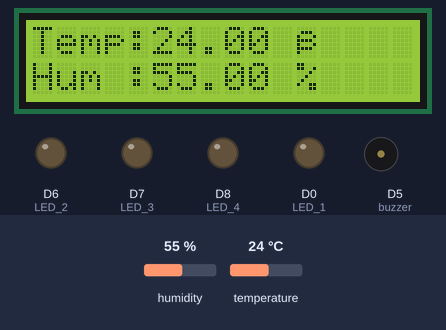
Recording of a sketch running on a simulated ESP8266 (Wemos D1 mini). Parts: 16×2 character LCD, output pins drawn as LEDs (lit = HIGH), buzzer (waves = sounding, pin HIGH). The test bench sets the inputs (shaded band); at power-on: temperature 24 °C, humidity 55 %. WiFi joins after 1.5 s; servers stay silent unless stated; what the sketch prints to the serial monitor is not drawn.

Above: at 13.7 s.
13.8 s: temperature set to 32 °C
At 17.3 s:
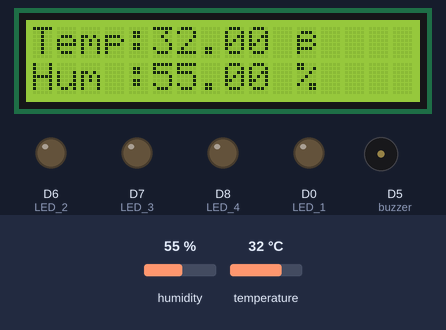
17.6 s: temperature set to 35 °C
At 18.5 s:
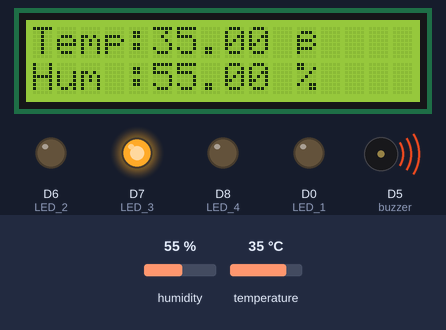
23.6 s: humidity set to 22 %
At 27.3 s:
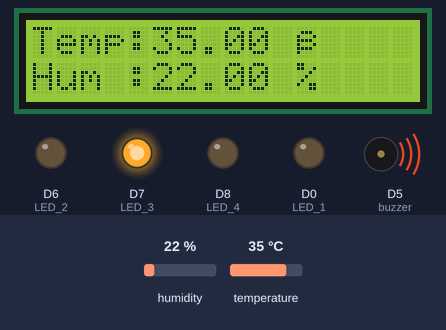
29.7 s: humidity set to 40 %
At 31.0 s:
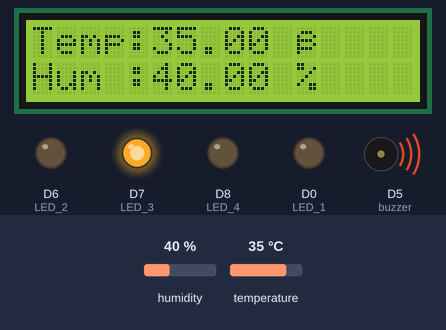
Timing chart, 0 to 34.7 s (numbered marks = the images above; inputs shaded):
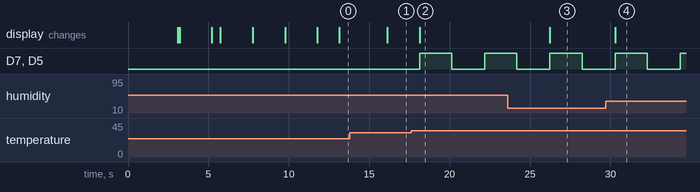

Measured:
- the behaviour switches between 33 and 34 °C on temperature (found by bisection; images 1 and 2)
- after the input at 13.8 s, the display: changes after 2.3 s (image 1)
- after the input at 17.6 s, D7 (LED_3), D5 (buzzer): LOW → HIGH after 0.53 s, → LOW 2.0 s later, → HIGH 2.1 s later; the display: changes after 0.53 s (image 2)
- after the input at 23.6 s, the display: changes after 2.6 s (image 3)
- after the input at 29.7 s, the display: changes after 0.59 s (image 4)

The sketch:

Temperature_Logging.ino
```cpp
/*
# File Name      : Smart Temp Room Detection
# Customer       : -
# Judul Research : Deteksi Suhu cerdas pada ruangan
                   Built-in ESP 8266 Wifi berbasis IOT Blynk 2.0

# Deskripsi      : Perangkat Elektronika yang digunakan
                   untuk memonitoring suhu ruangan
                   secara realtime terhubung ke internet dengan media
                   yang dapat di akses melalui andriod smartpgone melalui
                   aplikasi Blynk Iot (verse. 2.0).

# Maker by       : Kelompok - 3 Komunikasi & jaringan IOT
# Start Created  : 11 November 2023
# Last Update    : 14 November 2023
# Revisi         : 0
# Version        : Prototype
# IoT Platform   : Blynk Iot v2.0

# Software Requirement
      - Arduino IDE v1.8.19
# Library
      - Blynk
      - Arduino Json
      - LCD i2C
      - DHT Library
# Hardware Requirement
      - Main Core : Esp-8266  Built-in WiFi
      - Input     : Sensor DHT 11
      - Output    : Relay (High trigger), Buzzer, Led
      - Aksesoris : -

# Catatan :
 */

#define BLYNK_FIRMWARE_VERSION        "1.0"
#define BLYNK_TEMPLATE_ID "TMPL6zCfWEKjS"
#define BLYNK_DEVICE_NAME "Monitoring Suhu"
#define BLYNK_AUTH_TOKEN "yS5_MCTYrBmInLDn2N3GniOG8CdvG4IQ"
#define BLYNK_PRINT Serial
#include <ESP8266WiFi.h>
#include <BlynkSimpleEsp8266.h>
#include <Wire.h>

#define APP_DEBUG
//#define USE_WEMOS_D1_MINI
#include <Wire.h>
#include <LiquidCrystal_I2C.h>
#include <DHT.h>

LiquidCrystal_I2C lcd(0x27, 16, 2); // set the LCD address to 0x27 for a 16 chars and 2 line display

char auth[] = BLYNK_AUTH_TOKEN;
char ssid[] = "tselhome";  // type your wifi name
char pass[] = "merdeka1";  // type your wifi password

const int pot = A0;
int buzzer = D5;
int LED_1 = D0;
int LED_2 = D6;
int LED_3 = D7;
int LED_4 = D8;

#define DHTPIN D3          // Mention the digital pin where you connected
#define DHTTYPE DHT11     // DHT 11
DHT dht(DHTPIN, DHTTYPE);
BlynkTimer timer;

// Inisialisasi Port Virtual Blynk
#define BLYNK_SENSOR_TEMP    V0
#define BLYNK_SENSOR_HUM     V1
#define BLYNK_LED1           V2
#define BLYNK_LED2           V3


void deteksi_sensor(){
  float h = dht.readHumidity();
  float t = dht.readTemperature(); // or dht.readTemperature(true) for Fahrenheit
  if (isnan(h) || isnan(t)) {
    Serial.println("Failed to read from DHT sensor!");
    lcd.clear();
    lcd.setCursor(0, 0);
    lcd.print("Failed to read sensor!");
    return;
  }

    lcd.clear();
    lcd.setCursor(0, 0);
    lcd.print("Temp:" + String(t)+" " + "℃");
    lcd.setCursor(0, 1);
    lcd.print("Hum :" + String(h)+" " + "%");

  Serial.println(t);
  Serial.print("Temperature : ");
  Serial.print(t);
  Serial.print("Humidity : ");
  Serial.println(h);
}


void send_sensor_blynk(){
  float h = dht.readHumidity();
  float t = dht.readTemperature(); // or dht.readTemperature(true) for Fahrenheit
  Blynk.virtualWrite(BLYNK_SENSOR_HUM, h);
  Blynk.virtualWrite(BLYNK_SENSOR_TEMP, t);

   if(t > 33){
   // Blynk.email("shameer50@gmail.com", "Alert", "Temperature over 28C!");
    Blynk.logEvent("temp_alert","Suhu Telah Melebihi 30 C ! ");
    buzzer_on();
    }
   }

void buzzer_on(){
 digitalWrite(buzzer, HIGH);
 digitalWrite(LED_3, HIGH);
 delay(2000);
 digitalWrite(buzzer, LOW);
 digitalWrite(LED_3, LOW);
 delay(2000);
}


BLYNK_WRITE(BLYNK_LED1){
 int val = param.asInt();
 if (val == 1)
  {
    digitalWrite(LED_1, HIGH);
  } else {
    digitalWrite(LED_1, LOW);
}
}

BLYNK_WRITE(BLYNK_LED2){
 int val = param.asInt();
 if (val == 1)
  {
    digitalWrite(LED_2, HIGH);
  } else {
    digitalWrite(LED_2, LOW);
}
}


void setup(){
  lcd.begin();
  lcd.backlight();
    lcd.setCursor(0, 0);
    lcd.print("KELOMPOK 3");
    lcd.setCursor(0, 1);
    lcd.print("SMART ROOM");
    delay(3000);
    lcd.clear();
 // put your setup code here, to run once:
  Serial.begin(115200);
  delay(100);
  lcd.setCursor(0, 0);
  lcd.print("Connecting to...");
  lcd.setCursor(0, 1);
  lcd.print(ssid);
  delay(2000);
  lcd.clear();
  WiFi.begin(ssid, pass);
  while (WiFi.status() != WL_CONNECTED) {
    delay(500);
    Serial.print(".");
  lcd.setCursor(0, 0);
  lcd.print("Initializing . .");
  lcd.setCursor(0, 1);
  lcd.print(ssid);
  delay(2000);
  lcd.clear();

  }
  lcd.setCursor(0, 0);
  lcd.print("WiFi connected...");
  delay(2000);
  lcd.clear();
  lcd.setCursor(0, 0);
  lcd.print("Start Device...");
  delay(2000);
  lcd.clear();
  pinMode(buzzer, OUTPUT);
  pinMode(LED_1, OUTPUT);
  pinMode(LED_2, OUTPUT);
  pinMode(LED_3, OUTPUT);
  pinMode(LED_4, OUTPUT);
  pinMode(pot, INPUT);
  Blynk.begin(auth, ssid, pass);
  dht.begin();
  timer.setInterval(1000L, deteksi_sensor);
  timer.setInterval(1000L, send_sensor_blynk);
}

void loop(){
  Blynk.run();
  timer.run();
}
```
